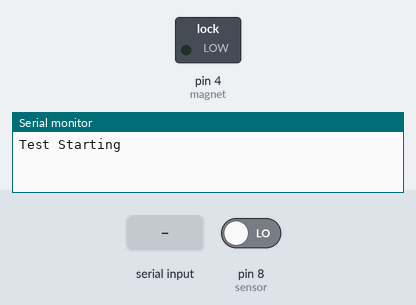
This sketch was run on a simulated Arduino Uno, built with avr-gcc and run on an emulated ATmega328P. Shown: switched loads named in the sketch (green lamp = pin HIGH), the last lines printed to the serial monitor. Inputs (shaded band) come from the test bench; at power-on: pin 8 (sensor) LOW.

Above: at 1.2 s.
1.3 s: "1\n" received over Serial
At 1.7 s:
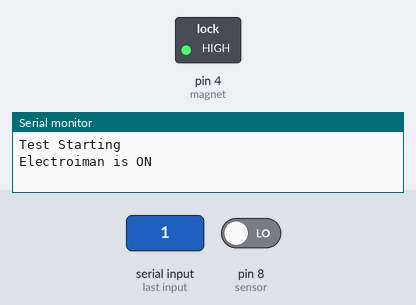
4.3 s: "2\n" received over Serial
At 5.2 s:
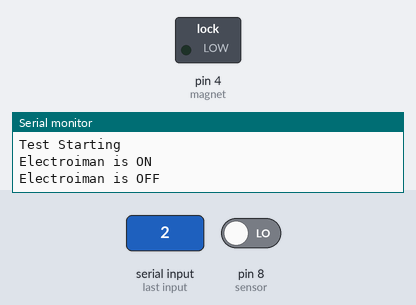
Timing chart, 0 to 7.3 s (numbered marks = the images above; inputs shaded):
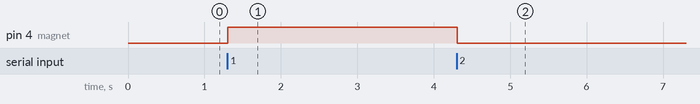

The sketch:

Test_Software.ino
```cpp
/*
 *
 * Test Software
 *
 *
 * SENSOR - OMRON E2A-...-M12 C1 M2, NPN, NO (Normally Open)
 * The cables of the sensor there are three cables which are that
 * BROWN ==> 12V to 24V (Power supply of the sensor)
 * BLACK ==> output of the sensor
 * BLUE ==> GND ground
 *
 * ELECTROMAGNET
 * Power Supply 24V
 * The commands of the electromagnet.
 * The commands are 1 and 2. The duty of the command;
 *
 * 1 ==> ON  Electromagnet is ON
 * 2 ==> OFF Electromanget is OFF
 *
 * CONNECTION TO ARDUINO
 * Sensor ==> PIN 7
 * Electromagnet ==> PIN 4
 * Circuit GND ==> GND ARDUINO
 *
 * !!!!IMPORTANTE!!!!
 * DONT FORGET THE CONNECT CIRCUIT'S GND TO ARDUINO'S GND
 * IF YOU FORGET IT, THE CHIP OF ARDUINO CAN NOT WORK
 *
 */
unsigned long magnetStartMicros;
unsigned long magnetTimeMicros = 5000;
unsigned long sensorStartMicros;
unsigned long sensorTimeMicros = 500;

// The pinses for connecting to Arduino
int sensor = 8;  // The black cable of the Sensor ==> Arduino PIN 9
int magnet = 4; // The output of the magnet ==> Arduino PIN 5
bool NewRead, Read; // "calculation()" (LOOK DOWN) funcion uses these values. The sensor reads "Read" ==> first read, "newRead" ==> second read
float NewTime; // "calculation()" funcion (LOOK DOWN) uses these time values

void setup() {
 Serial.begin(9600);
 Serial.println("Test Starting"); // Save the datas to the Microsoft Excel, this line Clear all what the excel file has in it.
 pinMode(sensor, INPUT); // Configuration's pin of the sensor
 pinMode(magnet, OUTPUT); // Configuration's pin of the electromagnet pinMode(led, OUTPUT);
 NewRead = 0;
 NewTime = 0;
 }
void loop() {
/* The first if starts to work with micros() funcion. There are 1,000 microseconds in a millisecond and 1,000,000 microseconds in a second.
 * Then The Arduino's pin waits the command which are 1 and 2.
 * 1 - Electromagnet ON
 * 2 - Electromagnet OFF
 */
  if(micros() - magnetStartMicros >= magnetTimeMicros){
     if (Serial.available()){
      long state = Serial.parseInt(); // Reading the command in the Serial Port
      if(state == 1){
          digitalWrite(magnet, HIGH);
          Serial.println("Electroiman is ON");
          }
        if(state == 2){
          digitalWrite(magnet, LOW);
          Serial.println("Electroiman is OFF");
        }
     }
    magnetStartMicros += magnetTimeMicros; // Do it again the same thing when the command send it
   }
/*
 * The second-if in the loop works the same logic as the first-if
 * The different thing is that when the sensor reads, send signal to Arduino's pin and
 * calculation() funcion calculate the datas which the sensor has already read. Everthing
 * will be appared in the Serial Monitor. It is located on the right of the screen.
 */
  if (micros() -  sensorStartMicros >= sensorTimeMicros) { // sensor

    calculation();

    sensorStartMicros += sensorTimeMicros; // do it again later
  }
}
void calculation(){

  Read = NewRead;
  NewRead = digitalRead(sensor);

  if(not Read && NewRead){
     NewTime = micros();

     Serial.println(NewTime);
  }

}
```

Measured:
- after the input at 1.3 s, pin 4 (magnet): LOW → HIGH at once
- after the input at 4.3 s, pin 4 (magnet): HIGH → LOW at once
